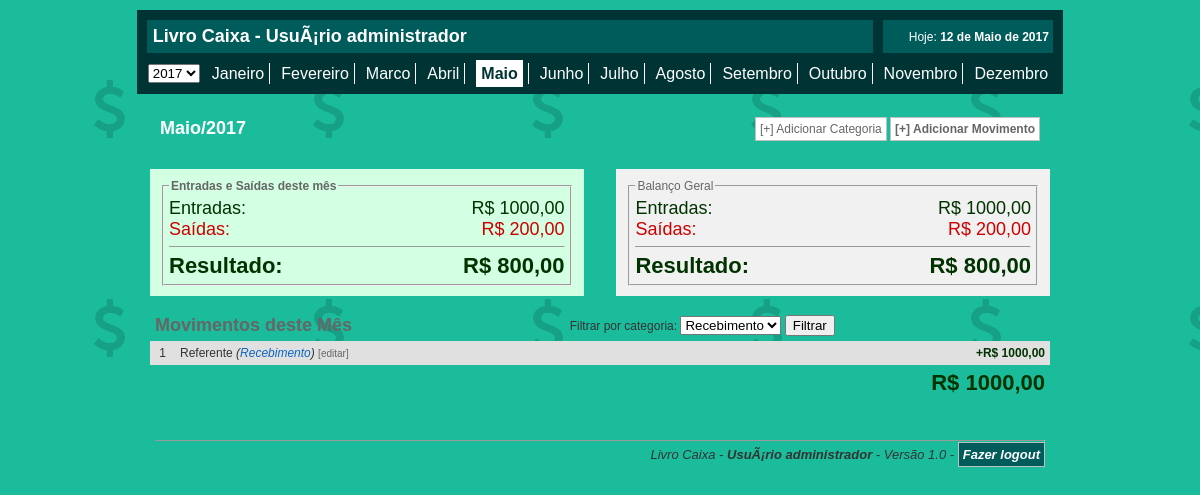
Page /index.php?mes=05&ano=2017&filtro_cat=5 (signed in) on the committed database.
### tables this page shows
CREATE TABLE `lc_movimento` (
  `id` int(11) NOT NULL,
  `tipo` int(11) DEFAULT NULL,
  `dia` int(11) DEFAULT NULL,
  `mes` int(11) DEFAULT NULL,
  `ano` int(11) DEFAULT NULL,
  `cat` int(11) DEFAULT NULL,
  `descricao` longtext,
  `valor` float DEFAULT NULL
);

CREATE TABLE `lc_cat` (
  `id` int(11) NOT NULL,
  `nome` varchar(255) DEFAULT NULL
);

### functions.php (called while the page is built)
<?php
function formata_dinheiro($valor) {
    $valor = number_format($valor, 2, ',', '');
    return "R$ " . $valor;
}
function mostraMes($m) {
    switch ($m) {
        case 01: $mes = "Janeiro";
            break;
        case 02: $mes = "Fevereiro";
            break;
        case 03: $mes = "Marco";
            break;
        case 04: $mes = "Abril";
            break;
        case 05: $mes = "Maio";
            break;
        case 06: $mes = "Junho";
            break;
        case 07: $mes = "Julho";
            break;
        case 8: $mes = "Agosto";
            break;
        case 9: $mes = "Setembro";
            break;
        case 10: $mes = "Outubro";
            break;
        case 11: $mes = "Novembro";
            break;
        case 12: $mes = "Dezembro";
            break;
    }
    return $mes;
}
?>

### index.php (the view, shortened to what this page needs)
<?php
include 'config.php';
include 'functions.php';
if (isset($_GET['mes']))
    $mes_hoje = $_GET['mes'];
else
    $mes_hoje = date('m');
if (isset($_GET['ano']))
    $ano_hoje = $_GET['ano'];
else
    $ano_hoje = date('Y');
?>
<?php if ($_SESSION['usuario']) :?>
<!DOCTYPE html PUBLIC "-//W3C//DTD XHTML 1.0 Transitional//EN" "http://www.w3.org/TR/xhtml1/DTD/xhtml1-transitional.dtd">
<html xmlns="http://www.w3.org/1999/xhtml">
<head>
<link href="css/styles.css" rel="stylesheet" type="text/css" />
</head>
<body style="padding:10px" background="imagens/back.png">
<table cellpadding="1" cellspacing="10"  width="900" align="center" style="background-color:#033">
<tr>
<td colspan="11" style="background-color:#005B5B;">
<h2 style="color:#FFF; margin:5px">Livro Caixa - <?php echo $_SESSION['usuario']->nome?></h2>
</td>
<td colspan="2" align="right" style="background-color:#005B5B;">
<a style="color:#FFF" href="?mes=<?php echo date('m')?>&ano=<?php echo date('Y')?>">Hoje:<strong> <?php echo date('d')?> de <?php echo mostraMes(date('m'))?> de <?php echo date('Y')?></strong></a>&nbsp;
</td>
</tr>
<tr>
<td width="70">
<select onchange="location.replace('?mes=<?php echo $mes_hoje?>&ano='+this.value)">
<?php
for ($i=2008;$i<=2020;$i++){
?>
<option value="<?php echo $i?>" <?php if ($i==$ano_hoje) echo "selected=selected"?> ><?php echo $i?></option>
<?php }?>
</select>
</td>
<?php
for ($i=1;$i<=12;$i++){
	?>
    <td align="center" style="<?php if ($i!=12) echo "border-right:1px solid #FFF;"?> padding-right:5px">
    <a href="?mes=<?php echo $i?>&ano=<?php echo $ano_hoje?>" style="
    <?php if($mes_hoje==$i){?>
    color:#033; font-size:16px; font-weight:bold; background-color:#FFF; padding:5px
    <?php }else{?>
    color:#FFF; font-size:16px;
    <?php }?>
    ">
    <?php echo mostraMes($i);?>
    </a>
    </td>
<?php
}
?>
</tr>
</table>
<br />
<table cellpadding="10" cellspacing="0" width="900" align="center" >
<tr>
<td colspan="2">
<h2 style="color: #FFF"><?php echo mostraMes($mes_hoje)?>/<?php echo $ano_hoje?></h2>
</td>
<td align="right">
<a href="javascript:;" onclick="abreFecha('add_cat')" class="bnt">[+] Adicionar Categoria</a>
<a href="javascript:;" onclick="abreFecha('add_movimento')" class="bnt"><strong>[+] Adicionar Movimento</strong></a>
</td>
</tr>
<tr >
<td colspan="3" >
</td>
</tr>
<tr>
<td align="left" valign="top" width="450" style="background-color:#D3FFE2">
<?php
$qr=mysqli_query($conn,"SELECT SUM(valor) as total FROM lc_movimento WHERE tipo=1 && mes='$mes_hoje' && ano='$ano_hoje'");
$row=mysqli_fetch_assoc($qr);
$entradas=$row['total'];
$qr=mysqli_query($conn,"SELECT SUM(valor) as total FROM lc_movimento WHERE tipo=0 && mes='$mes_hoje' && ano='$ano_hoje'");
$row=mysqli_fetch_assoc($qr);
$saidas=$row['total'];
$resultado_mes=$entradas-$saidas;
?>
    <fieldset>
        <legend><strong>Entradas e Saídas deste mês</strong></legend>
        <table cellpadding="0" cellspacing="0" width="100%">
            <tr>
                <td><span style="font-size:18px; color:#030">Entradas:</span></td>
                <td align="right"><span style="font-size:18px; color:#030"><?php echo formata_dinheiro($entradas) ?></span></td>
            </tr>
            <tr>
                <td><span style="font-size:18px; color:#C00">Saídas:</span></td>
                <td align="right"><span style="font-size:18px; color:#C00"><?php echo formata_dinheiro($saidas) ?></span></td>
            </tr>
            <tr>
                <td colspan="2">
                    <hr size="1" />
                </td>
            </tr>
            <tr>
                <td><strong style="font-size:22px; color:<?php if ($resultado_mes < 0) echo "#C00"; else echo "#030" ?>">Resultado:</strong></td>
                <td align="right"><strong style="font-size:22px; color:<?php if ($resultado_mes < 0) echo "#C00"; else echo "#030" ?>"><?php echo formata_dinheiro($resultado_mes) ?></strong></td>
            </tr>
        </table>
    </fieldset>
</td>
<td width="15">
</td>
<td align="left" valign="top" width="450" style="background-color:#F1F1F1">
<fieldset>
<legend>Balanço Geral</legend>
<?php
$qr=mysqli_query($conn,"SELECT SUM(valor) as total FROM lc_movimento WHERE tipo=1 ");
$row=mysqli_fetch_assoc($qr);
$entradas=$row['total'];
$qr=mysqli_query($conn,"SELECT SUM(valor) as total FROM lc_movimento WHERE tipo=0 ");
$row=mysqli_fetch_assoc($qr);
$saidas=$row['total'];
$resultado_geral=$entradas-$saidas;
?>
<table cellpadding="0" cellspacing="0" width="100%">
<tr>
<td><span style="font-size:18px; color:#030">Entradas:</span></td>
<td align="right"><span style="font-size:18px; color:#030"><?php echo formata_dinheiro($entradas)?></span></td>
</tr>
<tr>
<td><span style="font-size:18px; color:#C00">Saídas:</span></td>
<td align="right"><span style="font-size:18px; color:#C00"><?php echo formata_dinheiro($saidas)?></span></td>
</tr>
<tr>
<td colspan="2">
<hr size="1" />
</td>
</tr>
<tr>
<td><strong style="font-size:22px; color:<?php if ($resultado_geral<0) echo "#C00"; else echo "#030"?>">Resultado:</strong></td>
<td align="right"><strong style="font-size:22px; color:<?php if ($resultado_geral<0) echo "#C00"; else echo "#030"?>"><?php echo formata_dinheiro($resultado_geral)?></strong></td>
</tr>
</table>
</fieldset>
</td>
</tr>
</table>
<br />
<table cellpadding="5" cellspacing="0" width="900" align="center">
<tr>
<td colspan="2">
    <div style="float:right; text-align:right">
<form name="form_filtro_cat" method="get" action=""  >
    Filtrar por categoria:  <select name="filtro_cat" onchange="form_filtro_cat.submit()">
<?php
$qr=mysqli_query($conn,"SELECT DISTINCT c.id, c.nome FROM lc_cat c, lc_movimento m WHERE m.cat=c.id && m.mes='$mes_hoje' && m.ano='$ano_hoje'");
while ($row=mysqli_fetch_assoc($qr)){
?>
<option <?php if (isset($_GET['filtro_cat']) && $_GET['filtro_cat']==$row['id'])echo "selected=selected"?> value="<?php echo $row['id']?>"><?php echo $row['nome']?></option>
<?php }?>
</select>
  <input type="submit" value="Filtrar" class="botao" />
</form>
    </div>
<h2>Movimentos deste Mês</h2>
</td>
</tr>
<?php
$filtros="";
if (isset($_GET['filtro_cat'])){
	if ($_GET['filtro_cat']!=''){
		$filtros="&& cat='".$_GET['filtro_cat']."'";
                $qr=mysqli_query($conn,"SELECT SUM(valor) as total FROM lc_movimento WHERE tipo=1 && mes='$mes_hoje' && ano='$ano_hoje' $filtros");
                $row=mysqli_fetch_assoc($qr);
                $entradas=$row['total'];
                $qr=mysqli_query($conn,"SELECT SUM(valor) as total FROM lc_movimento WHERE tipo=0 && mes='$mes_hoje' && ano='$ano_hoje' $filtros");
                $row=mysqli_fetch_assoc($qr);
                $saidas=$row['total'];
                $resultado_mes=$entradas-$saidas;
        }
}
$qr=mysqli_query($conn,"SELECT * FROM lc_movimento WHERE mes='$mes_hoje' && ano='$ano_hoje' $filtros ORDER By dia");
$cont=0;
while ($row=mysqli_fetch_assoc($qr)){
$cont++;
$cat=$row['cat'];
$qr2=mysqli_query($conn,"SELECT nome FROM lc_cat WHERE id='$cat'");
$row2=mysqli_fetch_assoc($qr2);
$categoria=$row2['nome'];
?>
<tr style="background-color:<?php if ($cont%2==0) echo "#F1F1F1"; else echo "#E0E0E0"?>" >
<td align="center" width="15"><?php echo $row['dia']?></td>
<td><?php echo $row['descricao']?> <em>(<a href="?mes=<?php echo $mes_hoje?>&ano=<?php echo $ano_hoje?>&filtro_cat=<?php echo $cat?>"><?php echo $categoria?></a>)</em> <a href="javascript:;" style="font-size:10px; color:#666" onclick="document.getElementById('editar_mov_<?php echo $row['id']?>').style.display='';  " title="Editar">[editar]</a></td>
<td align="right"><strong style="color:<?php if ($row['tipo']==0) echo "#C00"; else echo "#030"?>"><?php if ($row['tipo']==0) echo "-"; else echo "+"?><?php echo formata_dinheiro($row['valor'])?></strong></td>
</tr>
<?php
}
?>
<tr>
<td colspan="3" align="right">
<strong style="font-size:22px; color:<?php if ($resultado_mes<0) echo "#C00"; else echo "#030"?>"><?php echo formata_dinheiro($resultado_mes)?></strong>
</td>
</tr>
</table>
<br />
<br />
<table cellpadding="5" cellspacing="0" width="900" align="center">
<tr>
<td align="right">
<hr size="1" />
    <em style="font-size: small">Livro Caixa - <strong><?php echo $_SESSION['usuario']->nome?></strong> - Versão 1.0 - <a href="index.php?sair=1" class="bnt" style="background-color:#005B5B;"><b style="color: #FFF">Fazer logout</b></a></em>
</td>
</tr>
</table>
</body>
</html>
<?php endif;?>

### css/styles.css (style rules this page uses)
body { padding:0; margin:0; font-family:Arial, Helvetica, sans-serif; color:#333333; font-size:12px; }
a { text-decoration:none; color:#0C66C0; }
h2 { font-family:Arial, Helvetica, sans-serif; color:#666; font-size:18px; text-align:left; margin:0; padding:0; }
.bnt { border:1px #C0C0C0 solid; text-decoration:none; padding:4px; color:#666666; background-color:#FFFFFF; background-image:url('../images/bg_bnt.jpg'); background-repeat:repeat-x; -moz-border-radius: 3px; -webkit-border-bottom: 3px; }
fieldset { padding:5px; -moz-border-radius: 3px; -webkit-border-bottom: 3px; }
fieldset legend { color:#666 }

### rows in the picture
lc_movimento: dia "1", descricao "Referente", lc_cat.nome "Recebimento", valor "R$ 1000,00"

### other values in the picture
$_SESSION['usuario']->nome "UsuÃ¡rio administrador"
mostraMes($i) "Janeiro"
mostraMes($i) "Fevereiro"
mostraMes($i) "Marco"
mostraMes($i) "Abril"
mostraMes($i) "Maio"
mostraMes($i) "Junho"
mostraMes($i) "Julho"
mostraMes($i) "Agosto"
mostraMes($i) "Setembro"
mostraMes($i) "Outubro"
mostraMes($i) "Novembro"
mostraMes($i) "Dezembro"
mostraMes($mes_hoje) "Maio"
$ano_hoje "2017"
